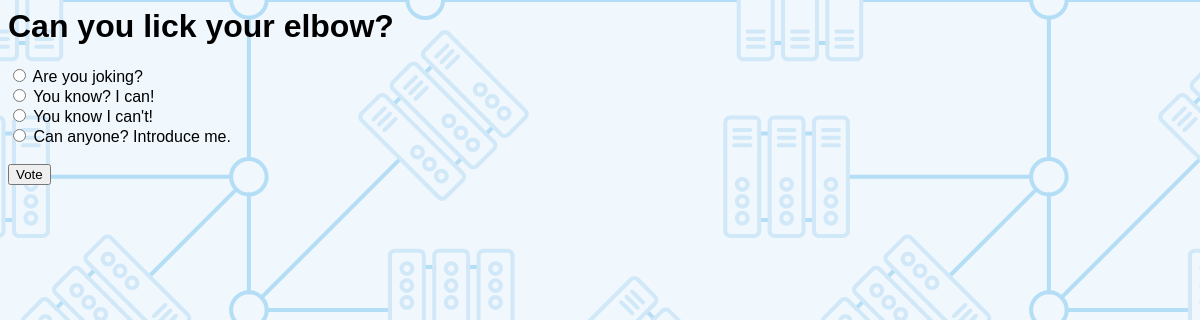
The page /polls/6/ on the database its author committed.
### polls/models.py (models this page shows, shortened)
class Question(models.Model):
    question_text = models.CharField(max_length=200)
    pub_date = models.DateTimeField('publish from', default=timezone.now)
    def was_published_recently(self):
        now = timezone.now()
        return now - datetime.timedelta(days=1) <= self.pub_date <= now
    was_published_recently.admin_order_field = 'pub_date'
    was_published_recently.boolean = True
    was_published_recently.short_description = 'Published recently?'

class Choice(models.Model):
    question = models.ForeignKey(Question, on_delete=models.CASCADE)
    choice_text = models.CharField(max_length=200)
    votes = models.IntegerField(default=0)

### polls/views.py (the view)
# urls.py: url(r'^(?P<pk>[0-9]+)/$', views.DetailView.as_view(), name='detail'),
class DetailView(generic.DetailView):
    model = Question
    template_name = 'polls/detail.html'
    def get_queryset(self):
        return Question.objects.filter(pub_date__lte=timezone.now())

### polls/templates/polls/detail.html (shortened to what this page needs)
{% load static %}
<link rel="stylesheet" type="text/css" href="{% static 'polls/style.css' %}" />
<h1>{{ question.question_text }}</h1>
<form action="{% url 'polls:vote' question.id %}" method="post">
    {% for choice in question.choice_set.all %}
        <input type="radio" name="choice" id="choice{{ forloop.counter }}" value="{{ choice.id }}" />
        <label for="choice{{ forloop.counter }}">{{ choice.choice_text }}</label><br />
    {% endfor %}
    <br />
    <input type="submit" value="Vote" />
</form>

### rows shown on the page
Question: question_text "Can you lick your elbow?"
Choice: choice_text "Are you joking?"
Choice: choice_text "You know? I can!"
Choice: choice_text "You know I can't!"
Choice: choice_text "Can anyone? Introduce me."
